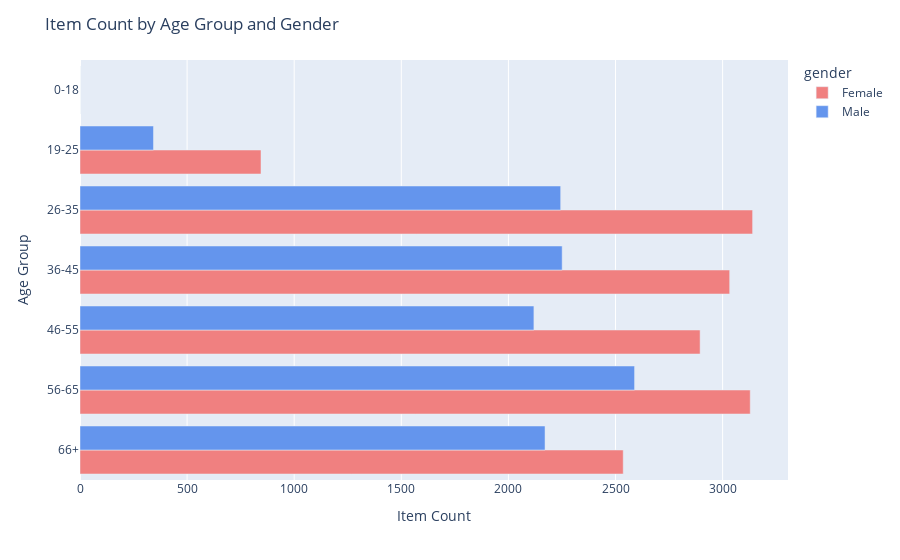

Notebook source saved alongside this figure:
### Code cell
df_items = df.copy()

# Convert numeric gender values to strings
df_items['gender'] = df_items['gender'].map({0: 'Male', 1: 'Female'})

# Group by age group and gender, and sum the quantity of items in each group
items_by_group = df_items.groupby(['age_group', 'gender'])['quantity'].sum().reset_index(name='item_count')

# Create an interactive horizontal bar chart using Plotly Express
fig = px.bar(items_by_group, x='item_count', y='age_group', color='gender',
             orientation='h', barmode='group',
             color_discrete_map={'Female': 'lightcoral', 'Male': 'cornflowerblue'},
             category_orders={'age_group': sorted(items_by_group['age_group'].unique())},
             labels={'item_count': 'Item Count', 'age_group': 'Age Group'})

# Set chart title
fig.update_layout(title='Item Count by Age Group and Gender')

# Show the plot
fig.show()

### Figure 1 — Plotly figure (JSON) as saved in the notebook; plotly's stock layout.template omitted (floating-point values rounded to 4 significant figures)
{"data": [{"alignmentgroup": "True", "hovertemplate": "gender=Female<br>Item Count=%{x}<br>Age Group=%{y}<extra></extra>", "legendgroup": "Female", "marker": {"color": "lightcoral", "pattern": {"shape": ""}}, "name": "Female", "offsetgroup": "Female", "orientation": "h", "showlegend": true, "textposition": "auto", "type": "bar", "x": [0, 845, 3140, 3033, 2895, 3129, 2536], "xaxis": "x", "y": ["0-18", "19-25", "26-35", "36-45", "46-55", "56-65", "66+"], "yaxis": "y"}, {"alignmentgroup": "True", "hovertemplate": "gender=Male<br>Item Count=%{x}<br>Age Group=%{y}<extra></extra>", "legendgroup": "Male", "marker": {"color": "cornflowerblue", "pattern": {"shape": ""}}, "name": "Male", "offsetgroup": "Male", "orientation": "h", "showlegend": true, "textposition": "auto", "type": "bar", "x": [0, 343, 2244, 2251, 2119, 2589, 2171], "xaxis": "x", "y": ["0-18", "19-25", "26-35", "36-45", "46-55", "56-65", "66+"], "yaxis": "y"}], "layout": {"barmode": "group", "legend": {"title": {"text": "gender"}, "tracegroupgap": 0}, "margin": {"t": 60}, "title": {"text": "Item Count by Age Group and Gender"}, "xaxis": {"anchor": "y", "domain": [0, 1], "title": {"text": "Item Count"}}, "yaxis": {"anchor": "x", "categoryarray": ["66+", "56-65", "46-55", "36-45", "26-35", "19-25", "0-18"], "categoryorder": "array", "domain": [0, 1], "title": {"text": "Age Group"}}}}
